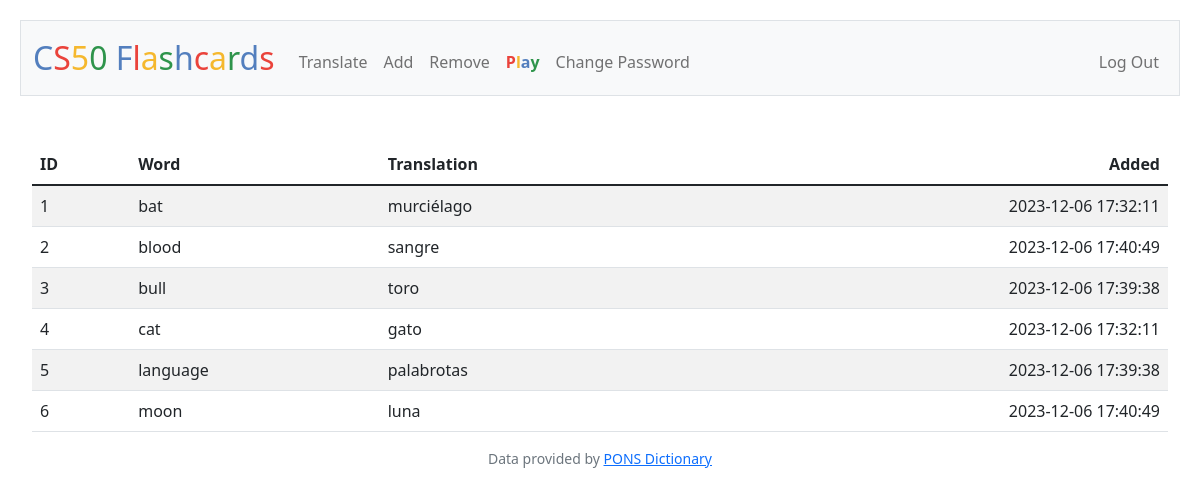
Page / (signed in) on the committed database.
### tables this page shows
CREATE TABLE "database" (id INTEGER PRIMARY KEY NOT NULL, user_id INTEGER NOT NULL,'source' TEXT NOT NULL,'target' TEXT NOT NULL, datetime DATETIME NOT NULL);

### app.py (the view)
@app.route("/")
@login_required
def index():
    user_id = session["user_id"]
    reg_list = db.execute(
        "SELECT source, target, datetime FROM database WHERE user_id = ? GROUP BY source", user_id)
    print(reg_list)
    '''# Update reg_list and calculate stock value
    for row in reg_list:
        row["price"] = lookup(row["symbol"])["price"]
        stock_value = stock_value + (row["price"] * row["shares"])

    # Calculate remaining cash
    cash = db.execute("SELECT cash FROM users WHERE id = ?", user_id)[0]["cash"]

    # Calculate overall value of the assets
    total = stock_value + cash'''
    return render_template("index.html", reg_list=reg_list)

### app.py (called while the page is built)
@app.after_request
def after_request(response):
    response.headers["Cache-Control"] = "no-cache, no-store, must-revalidate"
    response.headers["Expires"] = 0
    response.headers["Pragma"] = "no-cache"
    return response

### helpers.py (called while the page is built)
def login_required(f):
    @wraps(f)
    def decorated_function(*args, **kwargs):
        if session.get("user_id") is None:
            return redirect("/login")
        return f(*args, **kwargs)
    return decorated_function

### templates/index.html (shortened to what this page needs)
{% extends "layout.html" %}
{% block main %}
    <table class="table table-striped">
        <thead>
            <tr>
                <th class="text-start">ID</th>
                <th class="text-start">Word</th>
                <th class="text-start">Translation</th>
                <th class="text-end">Added</th>
            </tr>
        </thead>
        <tbody>
            {% for row in reg_list %}
            <tr>
                <td class="text-start">{{loop.index}}</td>
                <td class="text-start">{{row.source}}</td>
                <td class="text-start">{{row.target}}</td>
                <td class="text-end">{{row.datetime}}</td>
            </tr>
            {% endfor %}
        </tbody>
{% endblock %}

### static/styles.css (style rules this page uses)
body { padding: 20px; }

### rows in the picture
database: source "bat", target "murciélago", datetime "2023-12-06 17:32:11"
database: source "blood", target "sangre", datetime "2023-12-06 17:40:49"
database: source "bull", target "toro", datetime "2023-12-06 17:39:38"
database: source "cat", target "gato", datetime "2023-12-06 17:32:11"
database: source "language", target "palabrotas", datetime "2023-12-06 17:39:38"
database: source "moon", target "luna", datetime "2023-12-06 17:40:49"
